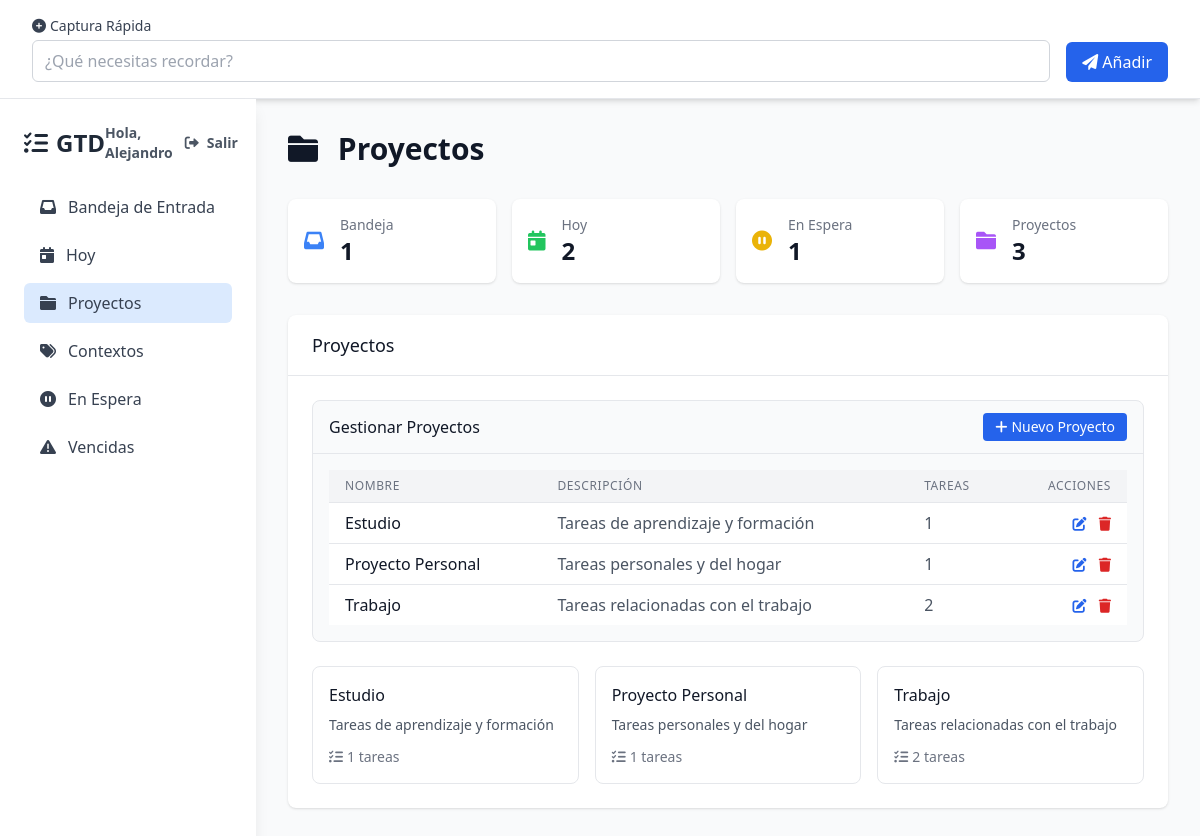
Screenshot of /index.php?vista=proyectos (signed in) with the database file from the repository.
### tables this page shows
CREATE TABLE IF NOT EXISTS proyectos (
    id INT AUTO_INCREMENT PRIMARY KEY,
    usuario_id INT,  
    nombre VARCHAR(255) NOT NULL,
    descripcion TEXT,
    fecha_creacion TIMESTAMP DEFAULT CURRENT_TIMESTAMP,
    fecha_actualizacion TIMESTAMP DEFAULT CURRENT_TIMESTAMP ON UPDATE CURRENT_TIMESTAMP,
    
     
    INDEX idx_proyectos_usuario (usuario_id),
    CONSTRAINT fk_proyectos_usuario
        FOREIGN KEY (usuario_id) REFERENCES usuarios(id)
        ON DELETE CASCADE  
);

### db.php (called while the page is built, shortened)
<?php
function obtenerTareas($pdo, $condicion = '', $parametros = []) {
    $userId = $_SESSION['user_id'] ?? null;
    $sql = "SELECT t.*, p.nombre as proyecto_nombre
            FROM tareas t
            LEFT JOIN proyectos p ON t.id_proyecto = p.id";
    $sql .= " WHERE t.usuario_id = ?";
    if ($condicion) {
        $sql .= " AND $condicion";
    }
    $sql .= " ORDER BY t.fecha_creacion DESC";
    $stmt = $pdo->prepare($sql);
    $stmt->execute(array_merge([$userId], $parametros));
    return $stmt->fetchAll();
}
function obtenerProyectos($pdo) {
    $userId = $_SESSION['user_id'] ?? null;
    $stmt = $pdo->prepare("SELECT * FROM proyectos WHERE usuario_id = ? ORDER BY nombre");
    $stmt->execute([$userId]);
    return $stmt->fetchAll();
}
?>

### index.php (the view, shortened to what this page needs)
<?php
require_once 'db.php';
require_once 'auth.php';
require_once 'includes/header.php';
$vista = isset($_GET['vista']) ? $_GET['vista'] : 'bandeja';
function obtenerTituloVista($vista) {
    $titulos = [
        'bandeja' => 'Bandeja de Entrada',
        'hoy' => 'Tareas de Hoy',
        'vencidas' => 'Tareas Vencidas',
        'proyectos' => 'Proyectos',
        'contextos' => 'Contextos',
        'espera' => 'En Espera'
    ];
    return $titulos[$vista] ?? 'Bandeja de Entrada';
}
$tareas = [];
$proyectos = obtenerProyectos($pdo);
$contextos = obtenerContextos($pdo);
?>
<div class="mb-8">
    <h2 class="text-3xl font-bold text-gray-900 mb-2">
        <i class="fas fa-<?php echo $vista == 'bandeja' ? 'inbox' :
                          ($vista == 'hoy' ? 'calendar-day' :
                           ($vista == 'proyectos' ? 'folder' :
                            ($vista == 'contextos' ? 'tags' :
                             ($vista == 'vencidas' ? 'triangle-exclamation' : 'pause-circle')))); ?> mr-3"></i>
        <?php echo obtenerTituloVista($vista); ?>
    </h2>
</div>
<div class="grid grid-cols-1 md:grid-cols-4 gap-4 mb-8">
    <div class="bg-white p-4 rounded-lg shadow">
        <div class="flex items-center">
            <div class="flex-shrink-0">
                <i class="fas fa-inbox text-blue-500 text-xl"></i>
            </div>
            <div class="ml-4">
                <p class="text-sm font-medium text-gray-500">Bandeja</p>
                <p class="text-2xl font-semibold text-gray-900">
                    <?php echo count(obtenerTareas($pdo, 'id_proyecto IS NULL')); ?>
                </p>
            </div>
        </div>
    </div>
    <div class="bg-white p-4 rounded-lg shadow">
        <div class="flex items-center">
            <div class="flex-shrink-0">
                <i class="fas fa-calendar-day text-green-500 text-xl"></i>
            </div>
            <div class="ml-4">
                <p class="text-sm font-medium text-gray-500">Hoy</p>
                <p class="text-2xl font-semibold text-gray-900">
                    <?php echo count(obtenerTareas($pdo, 'DATE(fecha_vencimiento) = CURDATE()')); ?>
                </p>
            </div>
        </div>
    </div>
    <div class="bg-white p-4 rounded-lg shadow">
        <div class="flex items-center">
            <div class="flex-shrink-0">
                <i class="fas fa-pause-circle text-yellow-500 text-xl"></i>
            </div>
            <div class="ml-4">
                <p class="text-sm font-medium text-gray-500">En Espera</p>
                <p class="text-2xl font-semibold text-gray-900">
                    <?php echo count(obtenerTareas($pdo, "estado = 'en_espera'")); ?>
                </p>
            </div>
        </div>
    </div>
    <div class="bg-white p-4 rounded-lg shadow">
        <div class="flex items-center">
            <div class="flex-shrink-0">
                <i class="fas fa-folder text-purple-500 text-xl"></i>
            </div>
            <div class="ml-4">
                <p class="text-sm font-medium text-gray-500">Proyectos</p>
                <p class="text-2xl font-semibold text-gray-900">
                    <?php echo count($proyectos); ?>
                </p>
            </div>
        </div>
    </div>
</div>
<?php
switch ($vista) {
    case 'proyectos':
        if (!isset($_GET['proyecto_id'])) {
            ?>
            <div class="bg-white rounded-lg shadow">
                <div class="px-6 py-4 border-b border-gray-200">
                    <h3 class="text-lg font-medium text-gray-900">Proyectos</h3>
                </div>
                <div class="p-6">
                    <div class="bg-gray-50 border border-gray-200 rounded-lg mb-6">
                        <div class="px-4 py-3 border-b flex items-center justify-between">
                            <h4 class="font-medium text-gray-900">Gestionar Proyectos</h4>
                            <button onclick="toggleCrearProyecto()" class="text-sm bg-blue-600 text-white px-3 py-1 rounded hover:bg-blue-700">
                                <i class="fas fa-plus mr-1"></i>Nuevo Proyecto
                            </button>
                        </div>
                        <div class="p-4">
                            <div class="overflow-x-auto">
                                <table class="min-w-full divide-y divide-gray-200">
                                    <thead class="bg-gray-100">
                                        <tr>
                                            <th class="px-4 py-2 text-left text-xs font-medium text-gray-500 uppercase tracking-wider">Nombre</th>
                                            <th class="px-4 py-2 text-left text-xs font-medium text-gray-500 uppercase tracking-wider">Descripción</th>
                                            <th class="px-4 py-2 text-left text-xs font-medium text-gray-500 uppercase tracking-wider">Tareas</th>
                                            <th class="px-4 py-2 text-right text-xs font-medium text-gray-500 uppercase tracking-wider">Acciones</th>
                                        </tr>
                                    </thead>
                                    <tbody class="bg-white divide-y divide-gray-200">
                                        <?php foreach ($proyectos as $proyecto):
                                            $tareasCount = count(obtenerTareas($pdo, 'id_proyecto = ?', [$proyecto['id']]));
                                        ?>
                                        <tr>
                                            <td class="px-4 py-2">
                                                <a class="font-medium text-gray-900 hover:text-blue-600" href="index.php?vista=proyectos&proyecto_id=<?php echo $proyecto['id']; ?>">
                                                    <?php echo htmlspecialchars($proyecto['nombre']); ?>
                                                </a>
                                            </td>
                                            <td class="px-4 py-2 text-gray-600"><?php echo htmlspecialchars($proyecto['descripcion']); ?></td>
                                            <td class="px-4 py-2 text-gray-600"><?php echo $tareasCount; ?></td>
                                            <td class="px-4 py-2 text-right">
                                                <button onclick="abrirModalEditarProyecto(<?php echo $proyecto['id']; ?>, '<?php echo addslashes($proyecto['nombre']); ?>', '<?php echo addslashes($proyecto['descripcion']); ?>')" class="text-blue-600 hover:text-blue-800 text-sm mr-2">
                                                    <i class="fas fa-edit"></i>
                                                </button>
                                                <form action="procesar.php" method="POST" class="inline" onsubmit="return confirm('¿Eliminar este proyecto? Las tareas pasarán a la Bandeja de Entrada.');">
                                                    <button type="submit" class="text-red-600 hover:text-red-800 text-sm">
                                                        <i class="fas fa-trash"></i>
                                                    </button>
                                                </form>
                                            </td>
                                        </tr>
                                        <?php endforeach; ?>
                                    </tbody>
                                </table>
                            </div>
                        </div>
                    </div>
                    <div class="grid grid-cols-1 md:grid-cols-2 lg:grid-cols-3 gap-4">
                        <?php foreach ($proyectos as $proyecto):
                            $tareasCount = count(obtenerTareas($pdo, 'id_proyecto = ?', [$proyecto['id']]));
                        ?>
                            <div class="border border-gray-200 rounded-lg p-4 hover:shadow-md transition-shadow">
                                <h4 class="font-medium text-gray-900 mb-2">
                                    <a href="index.php?vista=proyectos&proyecto_id=<?php echo $proyecto['id']; ?>"
                                       class="hover:text-blue-600">
                                        <?php echo htmlspecialchars($proyecto['nombre']); ?>
                                    </a>
                                </h4>
                                <p class="text-sm text-gray-600 mb-3"><?php echo htmlspecialchars($proyecto['descripcion']); ?></p>
                                <div class="flex items-center text-sm text-gray-500">
                                    <i class="fas fa-tasks mr-1"></i>
                                    <?php echo $tareasCount; ?> tareas
                                </div>
                            </div>
                        <?php endforeach; ?>
                    </div>
                </div>
            </div>
            <?php
        } else {
            mostrarListaTareas($tareas, $proyectos, $contextos);
        }
        break;
            ?>
            <?php
}
    ?>
<?php require_once 'includes/footer.php'; ?>

### rows the page displays
proyectos: nombre "Estudio", descripcion "Tareas de aprendizaje y formación", tareasCount "1"
proyectos: nombre "Proyecto Personal", descripcion "Tareas personales y del hogar", tareasCount "1"
proyectos: nombre "Trabajo", descripcion "Tareas relacionadas con el trabajo", tareasCount "2"

### other values shown
$nombreUsuario "Alejandro"
obtenerTituloVista($vista) "Proyectos"
count(obtenerTareas($pdo, 'id_proyecto IS NULL')) "1"
count(obtenerTareas($pdo, 'DATE(fecha_vencimiento) = CURDATE()')) "2"
count(obtenerTareas($pdo, "estado = 'en_espera'")) "1"
count($proyectos) "3"
